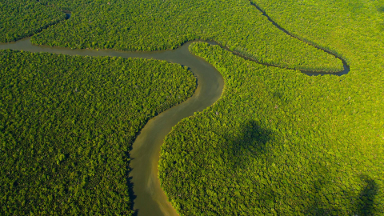
#> input picture borneo_small.jpg, 384 x 216 px
$ jupyter execute --allow-errors projet-andeol-paschaouche.ipynb
#> lines starting #> are read from the running program, lines starting #| are printed output that depends on the picture; after the words box and inside, x2 and y2 are one past the last pixel; in counts of white or black regions, pixels touching at a corner belong together
# Projet ARF - inpainting

[cell 1]
from sklearn.linear_model import LinearRegression, Ridge, Lasso
from sklearn.model_selection import cross_val_score
import numpy as np
import matplotlib.pyplot as plt

Préambule

[cell 2]
def load_usps(fn):
    with open(fn,"r") as f:
        f.readline()
        data = [[float(x) for x in l.split()] for l in f if len(l.split())>2]
    tmp=np.array(data)
    return tmp[:,1:],tmp[:,0].astype(int)

def show_usps(data):
    plt.imshow(data.reshape((16,16)),interpolation="nearest",cmap="gray")

#> (a cell that did not finish here is left out)

[cell 4]
lr = LinearRegression()
#> (the rest of this cell did not finish here and is left out)

[cell 5]
print("Comparison of accuracies")
cv=4
#> (the rest of this cell did not finish here and is left out)

[cell 6]
x = []
cv=3
y_lr = []
y_ri = []
y_la = []
#> (the rest of this cell did not finish here and is left out)

On peut remarquer que la régression Linéaire et Ridge donnent les mêmes résultats ici, mais que la regression Lasso donne un score un peu plus faible  au début, et en augmentant alpha chute très vite, mais par contre on voit que la regression Lasso utilise dès le début très peu de coefficients non nuls, comparé  aux autres régressions, environ 80% de moins. L'utilité est d'avoir un vecteur plus sparse, n'avoir à calculer que les colonnes vraiment utiles au résultat, et généraliser plus. La regression Lasso est l'adaptation du concept de parcimonie à la régression linéaire

# Partie 2

[cell 7]
from matplotlib.colors import rgb_to_hsv, hsv_to_rgb

[cell 8]
def read_im(path):
#> called with path = 'borneo_small.jpg'
    img = plt.imread(path)/255
    img = rgb_to_hsv(img)
#> img: shape (216, 384, 3) float64; mean of channels 0, 1, 2 0.214, 0.721, 0.393
    return img.astype(np.float32)
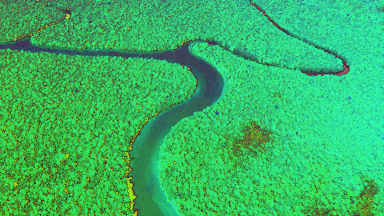
#> returned value: shape (216, 384, 3) float32; mean of channels 0, 1, 2 0.214, 0.721, 0.393; drawn as R, G, B

[cell 9]
def show_img(img):
    img = hsv_to_rgb(img)
    plt.imshow(img)

[cell 10]
def get_patch(i,j,h,im):
    if i-h<0 or j-h<0 or i+h>=im.shape[0] or j+h>=im.shape[1]:
        return None
    return im[i-h:i+h+1,j-h:j+h+1,:]

[cell 11]
def noise(img,prc):
#> called with prc = 0.3
    img = np.copy(img)
    shape = img.shape
#> shape = (216, 384, 3)
    img = img.reshape((-1,3))
    n = img.shape[0]
#> n = 82944
    idxs = np.random.randint(0,high=n,size=int(n*prc))
    for i in idxs:
        img[i] = np.array([0.0,0.0,0.0])
    img = img.reshape((shape[0], shape[1], 3))
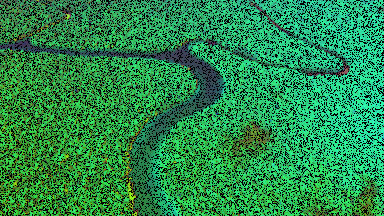
#> img: shape (216, 384, 3) float32; mean of channels 0, 1, 2 0.158, 0.534, 0.291; drawn as R, G, B
#> in show_img (call 2), `img = hsv_to_rgb(img)`:
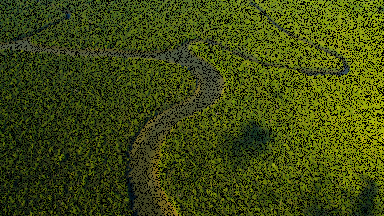
#> img: shape (216, 384, 3) float32; mean R, G, B 0.247, 0.29, 0.0711
    return img

[cell 12]
def delete_rect(img,i,j,height,width):
#> called with i = 100, j = 100, height = 80, width = 50
    img = np.copy(img)
    for a in range(i,i+width):
        for b in range(j,j+height):
            img[a,b] = np.array([0.0,0.0,0.0])
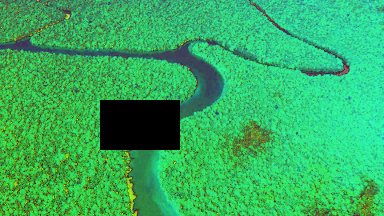
#> img: shape (216, 384, 3) float32; 4.82% of pixels changed, all inside (x1, y1, x2, y2) = (100, 100, 180, 150); drawn as R, G, B
#> in show_img (call 3), `img = hsv_to_rgb(img)`:
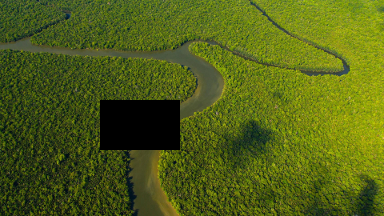
#> img: shape (216, 384, 3) float32; mean R, G, B 0.32, 0.376, 0.0908
    return img

[cell 13]
def get_all_patch_missing_value(im, h, step=3):
#> called with h = 3, step = 3
    tab = []
    for i in range(h,im.shape[0]-h,step):
        for j in range(h,im.shape[1]-1,step):
            patch = get_patch(i,j,h,im)
            if patch is None : continue
            if (patch.reshape((-1,3))==np.zeros((1,3))).all(1).any():
                tab.append(patch)
#> after the loop, tab = 8820 items
    return tab

[cell 14]
def vec_to_patch(vec):
    return vec.reshape((-1,-1,3))
def patch_to_vec(patch):
    return patch.reshape((-1,3))

[cell 15]
def get_dic(im, h, step=3):
    dic = {}
    for i in range(h,im.shape[0]-h,step):
        dic[i]={}
        for j in range(h,im.shape[1]-1,step):
            patch = get_patch(i,j,h,im)
            if patch is None : continue
            if not (patch.reshape((-1,3))==np.zeros((1,3))).all(1).any():
                dic[i][j]=patch
    return dic

[cell 16]
img = read_im("borneo_small.jpg")
show_img(img)

[cell 17]
img_noise = noise(img,0.3)
show_img(img_noise)

[cell 18]
img_rect = delete_rect(img,100,100,80,50)
show_img(img_rect)

[cell 19]
a = get_all_patch_missing_value(img_noise,3)
#> a = 8820 items
b = get_dic(img_noise,3)
#> after the loop in get_dic, `for i in range(h,im.shape[0]-h,step):`: dic = 70 items
#> b = 70 items
print(len(a),len(b))
#| 8820 70

[cell 20]
def predict(patch,dic):
    l = Lasso()
    patch = patch_to_vec(patch)
    idxs = np.where((patch != np.zeros((1,3))).all(1))[0]
    print(idxs)
    X = patch[idxs]

[cell 21]
predict(a[0],b)
#> in predict, `patch = patch_to_vec(patch)`: patch = 49 rows, first 8: [0.328, 0.438, 0.286], [0.328, 0.444, 0.282], [0, 0, 0], [0.214, 0.511, 0.353], [0.316, 0.516, 0.373], [0.384, 0.397, 0.227], [0.268, 0.307, 0.294], [0.325, 0.29, 0.271]
#> in predict, `idxs = np.where((patch != np.zeros((1,3))).all(1))[0]`: idxs = 36 values from 0 to 48
#| [ 0  1  3  4  5  6  7  8  9 10 13 15 16 17 18 20 22 23 24 25 26 28 32 33
#|  34 35 36 37 38 40 42 43 44 45 46 48]
#> in predict, `X = patch[idxs]`: X = 36 rows, first 8: [0.328, 0.438, 0.286], [0.328, 0.444, 0.282], [0.214, 0.511, 0.353], [0.316, 0.516, 0.373], [0.384, 0.397, 0.227], [0.268, 0.307, 0.294], [0.325, 0.29, 0.271], [0.355, 0.371, 0.243]
